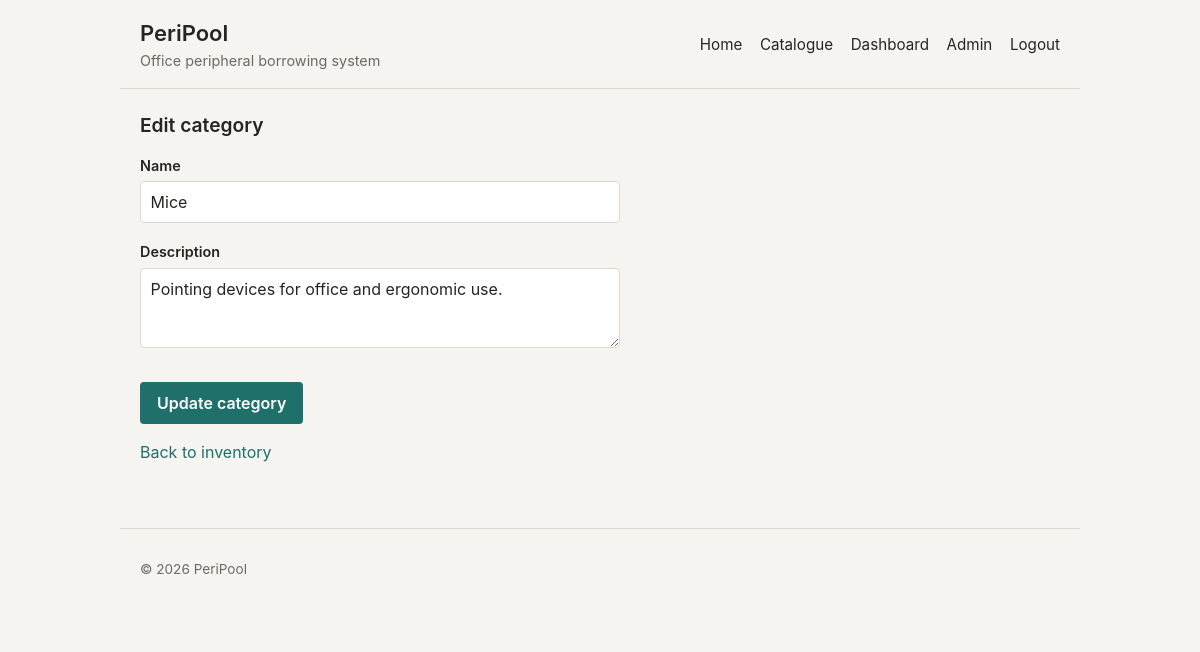
The page /admin/categories/2/edit (signed in) on the database as committed earlier.
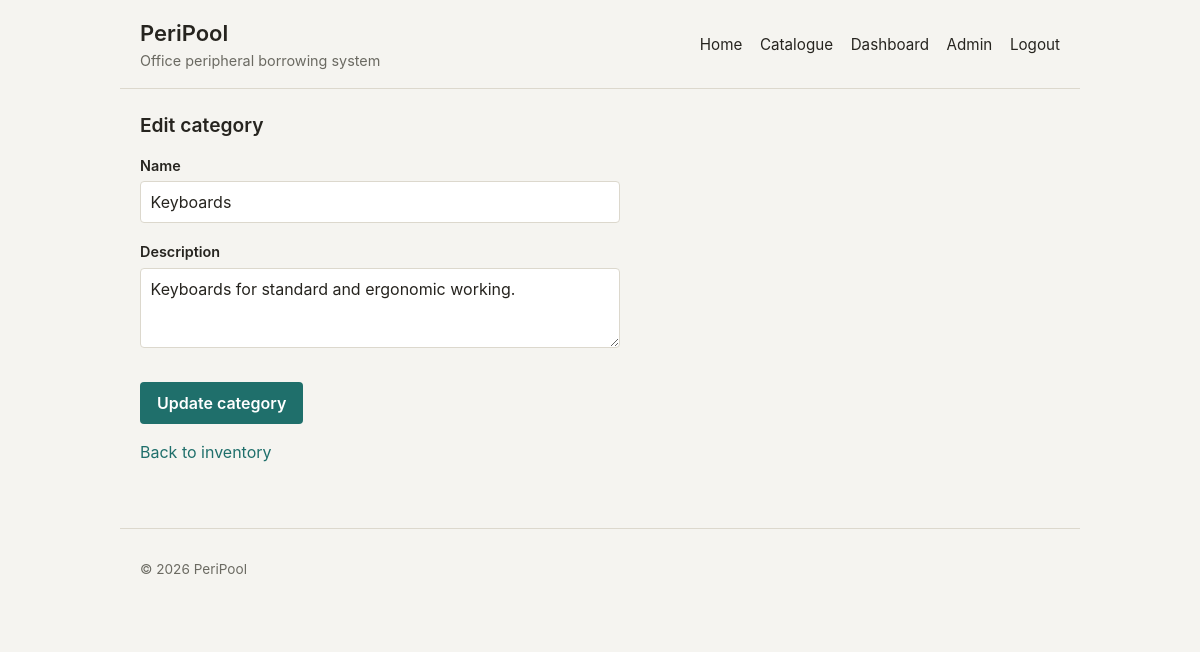
The same page on the database as committed later.
### app/models.py (models this page shows, shortened)
class Category(db.Model):
    __tablename__ = "categories"
    id = db.Column(db.Integer, primary_key=True)
    name = db.Column(db.String(100), unique=True, nullable=False)
    description = db.Column(db.Text)
    created_at = db.Column(db.DateTime, nullable=False, default=get_utc_now)
    updated_at = db.Column(
        db.DateTime,
        nullable=False,
        default=get_utc_now,
        onupdate=get_utc_now
    )
    item_models = db.relationship("ItemModel", back_populates="category")

### app/blueprints/admin.py (the view, shortened to what this page needs)
@admin.route('/categories/new', methods=['GET', 'POST'])
@admin.route('/categories/<int:category_id>/edit', methods=['GET', 'POST'])
@admin_required
def category_form(category_id=None):
    category = db.get_or_404(Category, category_id) if category_id else None
    form = CategoryForm(obj=category, category_id=category_id)
    return render_template('admin_category_form.html', form=form, category=category)

### app/forms.py (shortened to what this page needs)
class CategoryForm(FlaskForm):
    name = StringField(
        'Name',
        filters=[_strip],
        validators=[DataRequired(message='Category name is required.'), Length(max=100)],
        render_kw={'required': True}
    )
    description = TextAreaField('Description', filters=[_strip])
    def __init__(self, *args, category_id=None, **kwargs):
        super().__init__(*args, **kwargs)
        self.category_id = category_id

### app/forms.py (called while the page is built)
def _strip(value):
    return value.strip() if value else value

### app/models.py (called while the page is built)
@login_manager.user_loader
def load_user(user_id):
    return db.session.get(User, int(user_id))

### app/templates/admin_category_form.html (shortened to what this page needs)
{% extends "base.html" %}
{% from "macros.html" import render_field %}
{% block content %}
<section>
    {% if category %}
        <h2>Edit category</h2>
    {% else %}
        <h2>Add category</h2>
    {% endif %}
    <form method="post">
        {{ render_field(form.name) }}
        {{ render_field(form.description) }}
        <button type="submit">
            {% if category %}Update category{% else %}Create category{% endif %}
        </button>
    </form>
    <p>
        <a href="{{ url_for('admin.inventory') }}">Back to inventory</a>
    </p>
</section>
{% endblock %}

### app/templates/macros.html (shortened to what this page needs)
{% macro render_field(field) %}
    <p>
        {{ field.label }}<br>
        {{ field() }}
    </p>
{% endmacro %}

Rows that differ between the two databases and show on the page:
changed Category: name "Mice" → "Keyboards"; description "Pointing devices for office and ergonomic use." → "Keyboards for standard and ergonomic working."
